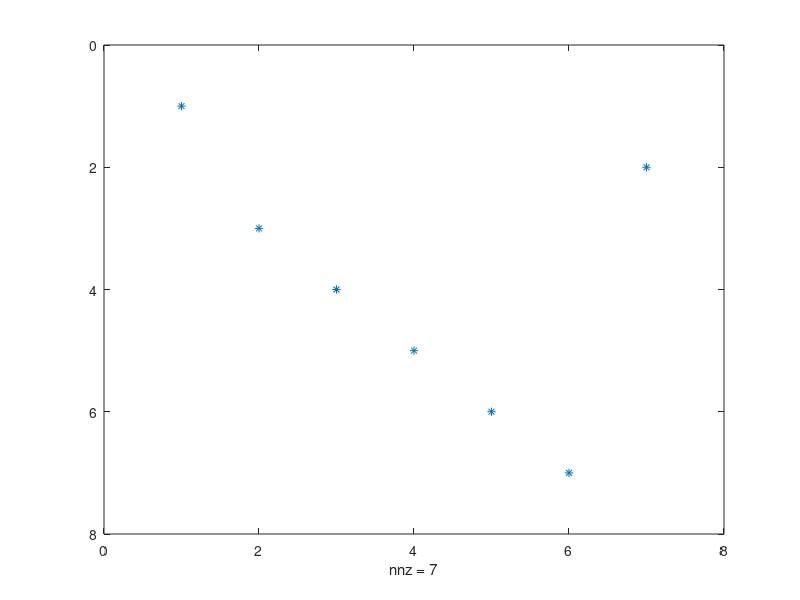
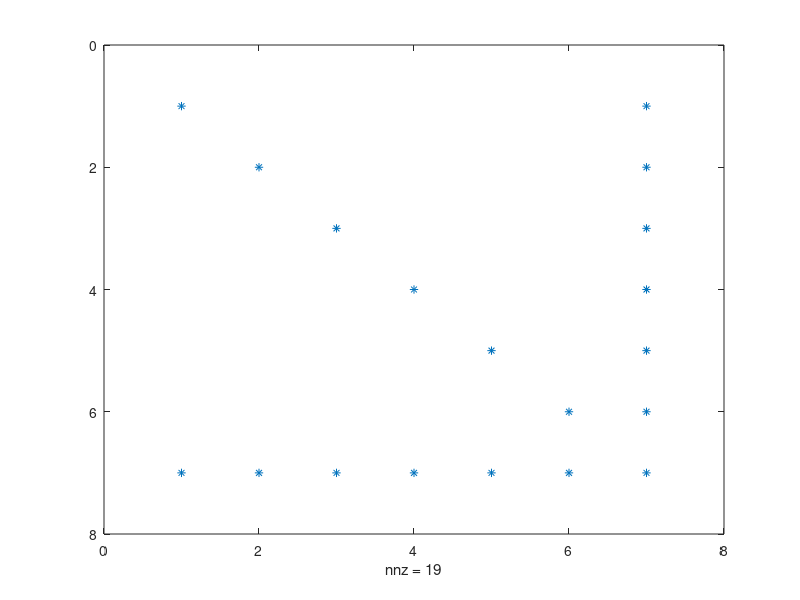
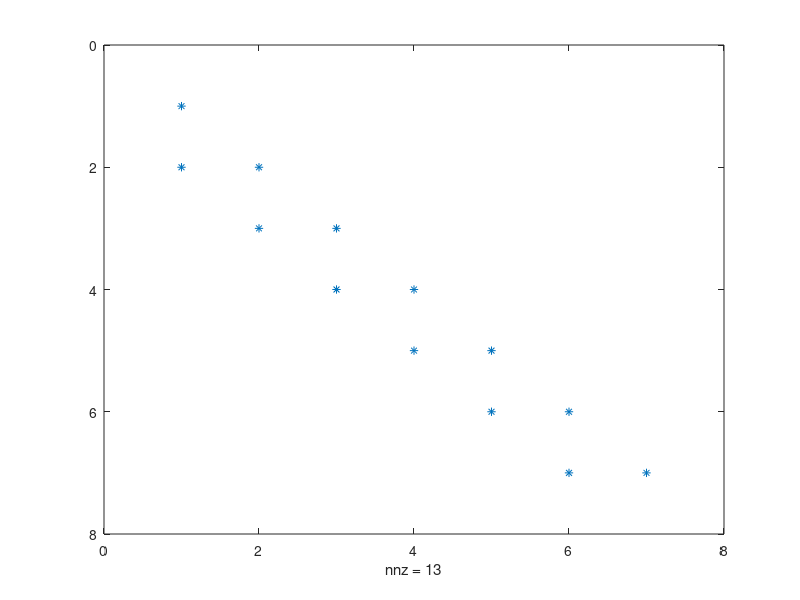
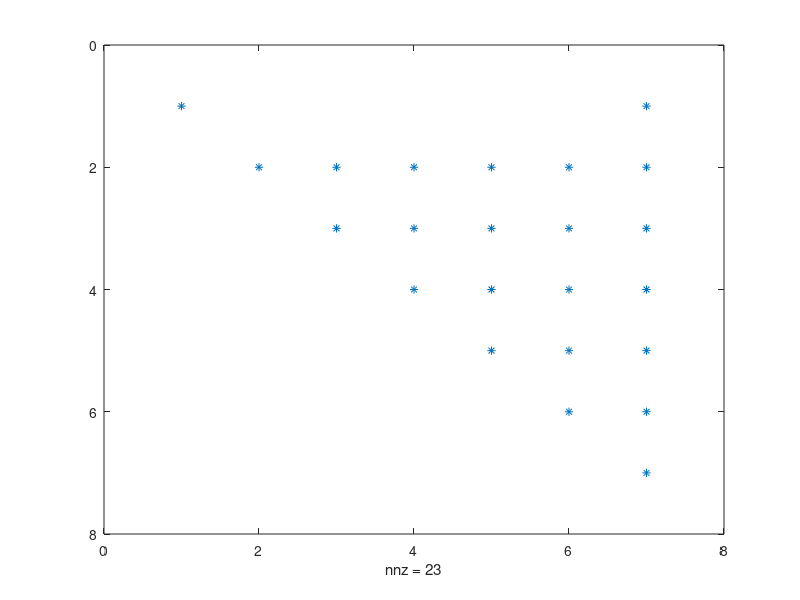

These figures' MATLAB source, in order: (Note: this script raises an error after producing the figures.)
clc;clear;close all;
%% Point a: build A
n=7; 
A=diag(ones(n, 1));
A(1:end, end)=1;
A(end, :)=1:n;
%%%%%%%%%%%%%%%%%
%Check
fprintf("A is:\n")
disp(A)

%% Point b: LU factorization
[L, U, P]=lu(A);

fprintf("L is:\n")
disp(L)
fprintf("U is:\n")
disp(U)

%% Point c
figure("Name",sprintf("Pattern of Matrix P"))
spy(P)
% We observe that pivoting has been performed; in particular, 
% the last row of A has become the second row, 
% and the rows from 2 to 6 of A have become rows 3 to 7. 
% See also Figure 1.
figure("Name",sprintf("Pattern of Matrix A"))
spy(A)
figure("Name",sprintf("Pattern of Matrix L"))
spy(L)
figure("Name",sprintf("Pattern of Matrix U"))
spy(U)
% We also observe the occurrence of the fill-in phenomenon,
% as the matrix U is full despite the sparsity 
% of matrix A. See Figure 2 and 3.

%% Point d
b=[1; zeros(n-1, 1)];


y=forward_substitution(L, P*b);
x=backward_substitution(U, y);

fprintf("The solution is x= \n");
disp(x)
% Check
% disp(A\b)

%% Point e
err=[];
a=1.1;
for n=[20 30 40]
    A=diag(ones(n, 1));
    A(1:end, end)=1;
    v = [1.1; ones(n-1,1)];
    A(end, :)=v;
    tmp=a/(a+n-3);
    xex=[1-tmp ; -repmat(tmp, n-2,1); tmp];
    %xex=[1-tmp; -tmp*ones(n-2,1); tmp];
    [L, U, P]=lu(A);
    
    b=[1; zeros(n-1, 1)];

    y=forward_substitution(L, P*b);
    x_comp=backward_substitution(U, y);
    err_n=norm(xex-x_comp)/norm(xex);
    err=[err err_n];

end
err
